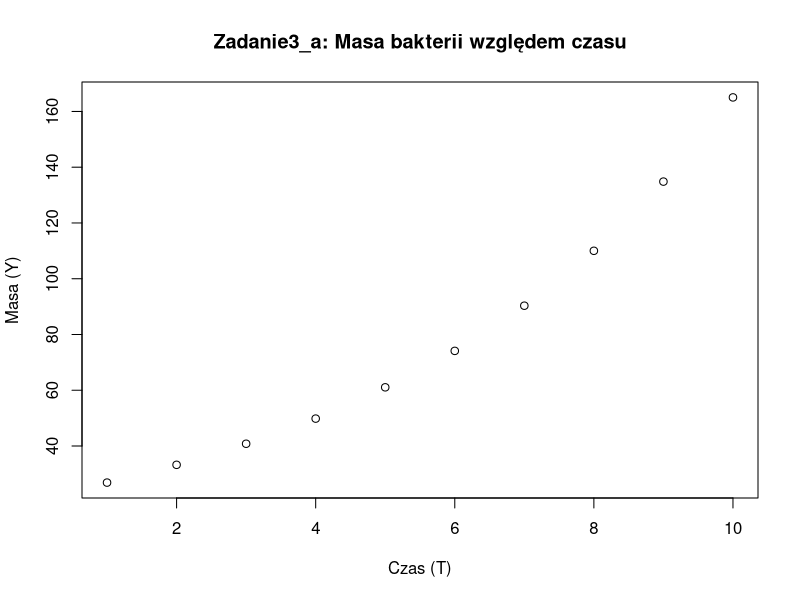

R code for this plot:
# lista14

#zadanie 1 – model regresji ceny za m2

#a) regresja krokowa (wsteczna)
dane <- read.csv("mieszkania.csv", sep = ";")
dane$cena_m2 <- dane$Cena / dane$Metraz
dane$Pietro_1 <- ifelse(dane$Pietro > 4, 1, 0)

# utwórz zmienne zero-jedynkowe (indykatory) dla dzielnicy
dane$dzielF <- ifelse(dane$Dzielnica == "Fabryczna", 1, 0)
dane$dzielP <- ifelse(dane$Dzielnica == "Psie Pole", 1, 0)
dane$dzielSr <- ifelse(dane$Dzielnica == "Śródmieście", 1, 0)
dane$dzielSt <- ifelse(dane$Dzielnica == "Stare Miasto", 1, 0)

model_full <- lm(cena_m2 ~ Metraz + Pietro_1 + dzielF + dzielP + dzielSr + dzielSt, data = dane)
model_step <- step(model_full, direction = "backward")

cat("\nZadanie1_a:\n")
summary(model_step)

#b) oszacowanie średniej ceny m2 dla dwóch mieszkań
newdata <- data.frame(
  Metraz = c(80, 65),
  Pietro_1 = c(1, 0),
  dzielF = c(1, 0),
  dzielP = c(0, 0),
  dzielSr = c(0, 0),
  dzielSt = c(0, 0) )

cat("\nZadanie1_b:\n")
predict(model_step, newdata, interval = "confidence")

#c) reszty
cat("\nZadanie1_c:\n")
resid1 <- residuals(model_step)
print(head(resid1))

#d) test normalności reszt
cat("\nZadanie1_d:\n")
print(shapiro.test(resid1))


#zadanie 2 – model regresji dla całkowitej ceny (Y)

#a) regresja krokowa (wsteczna) dla zmiennej Cena (nie cena za m2)
model2_full <- lm(Cena ~ Metraz + Pietro_1 + dzielF + dzielP + dzielSr + dzielSt, data = dane)
model2_step <- step(model2_full, direction = "backward")

cat("\nZadanie2_a:\n")
summary(model2_step)

#b) prognozy dla dwóch mieszkań
cat("\nZadanie2_b:\n")
predict(model2_step, newdata, interval = "confidence")

#c) reszty
cat("\nZadanie2_c:\n")
resid2 <- residuals(model2_step)
print(head(resid2))

#d) test normalności reszt
cat("\nZadanie2_d:\n")
print(shapiro.test(resid2))


#zadanie 3 bakterie

#a) wykres rozrzutu masy względem czasu
bakt <- read.csv("bakteria.csv", sep = ";", dec = ",")
colnames(bakt) <- c("T", "Y")  # nadaj poprawne nagłówki

#ane są liczbowe
bakt$T <- as.numeric(bakt$T)
bakt$Y <- as.numeric(bakt$Y)

# sprawdzenie poprawności danych
cat("\nZadanie3_a: Diagnostyka danych\n")
print(str(bakt))
print(summary(bakt))
print(head(bakt))

plot(bakt$T, bakt$Y, main = "Zadanie3_a: Masa bakterii względem czasu", xlab = "Czas (T)", ylab = "Masa (Y)")

#b) regresja liniowa: masa = a + b*t
cat("\nZadanie3_b:\n")
model_lin <- lm(Y ~ T, data = bakt)
summary(model_lin)

#c) regresja liniowa: log(Y) = a + b*t
cat("\nZadanie3_c:\n")
model_log <- lm(log(Y) ~ T, data = bakt)
summary(model_log)

#d) oszacowanie masy bakterii (regresja wykładnicza)
bakt$Y_exp <- exp(predict(model_log))
cat("\nZadanie3_d: Szacowana masa bakterii (Y_exp)\n")
print(head(bakt[, c("T", "Y", "Y_exp")]))
